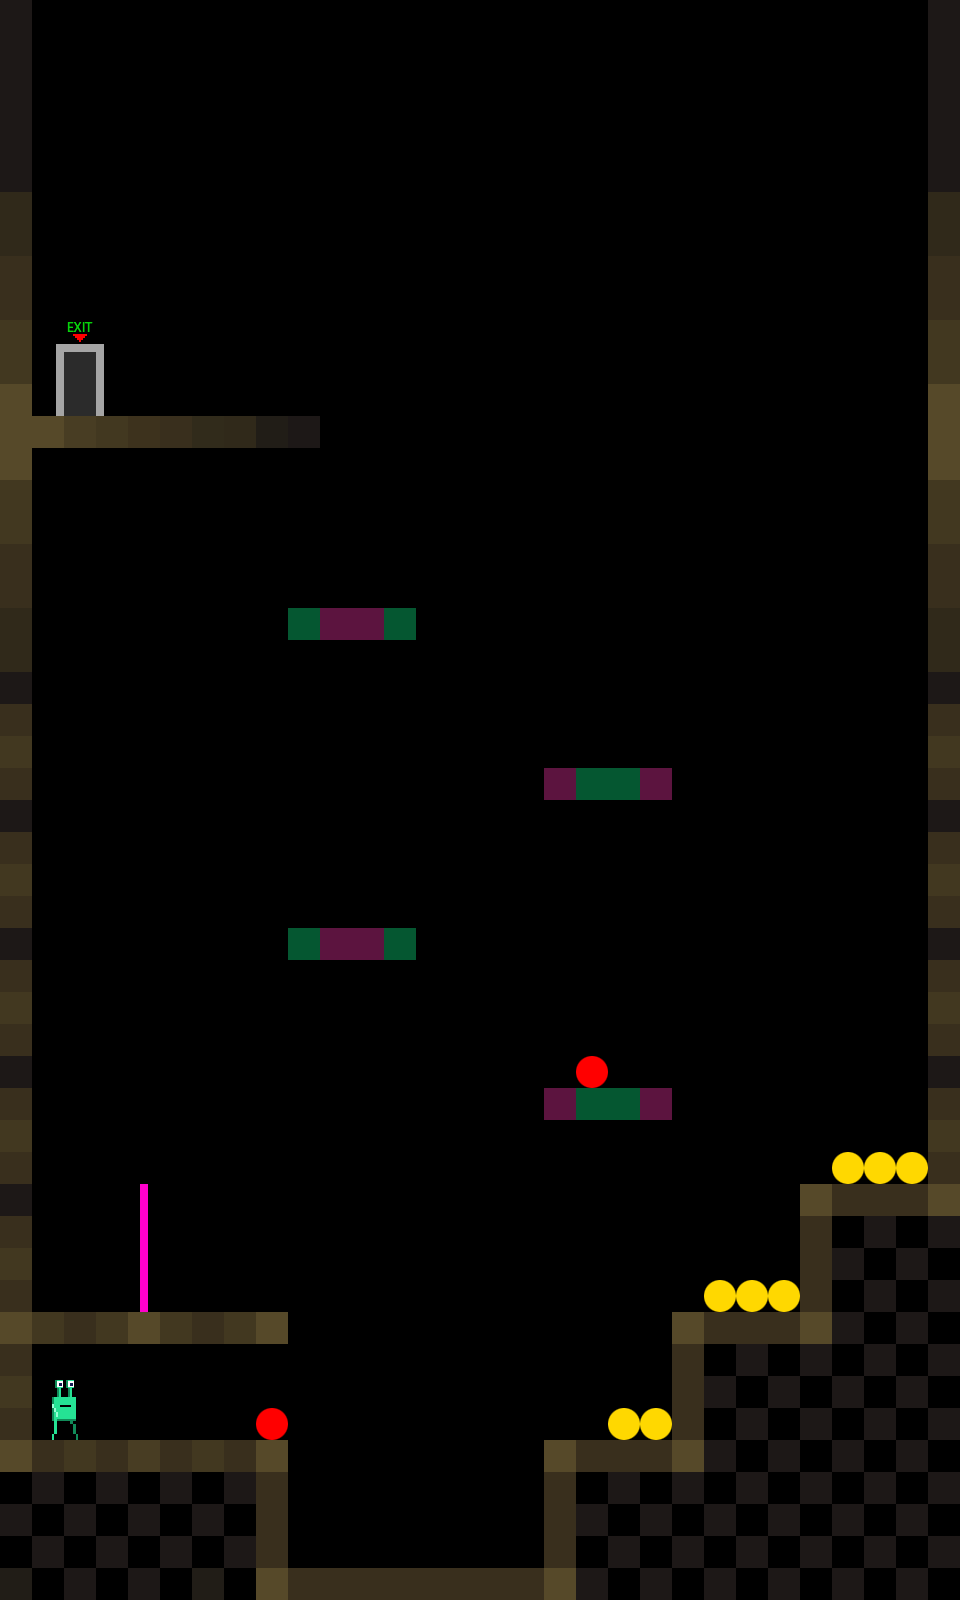

Below is a game level as drawn by its tile map, then a one-line description and the .tmx that defines it (tile-layer data replaced by summaries):
An orthogonal 30x50 tile map with 32x32 px tiles, 2 tile layers (Interior, Player), 1 hidden layer not drawn, 2 tilesets and 14 objects.

<map version="1.0" orientation="orthogonal" renderorder="right-down" width="30" height="50" tilewidth="32" tileheight="32" backgroundcolor="#000000" nextobjectid="15">
 <tileset firstgid="1" name="player" tilewidth="64" tileheight="64" tilecount="16">
  <image source="player.png" width="256" height="256" />
  <tile id="0">
   <properties>
    <property name="animate_air" value="0" />
    <property name="animate_left" value="8,9,10,11,12,13,14,15" />
    <property name="animate_right" value="0,1,2,3,4,5,6,7" />
    <property name="direction" value="RIGHT" />
    <property name="type" value="PLAYER" />
   </properties>
   <objectgroup draworder="index">
    <object id="0" x="15" y="0" width="34" height="64" />
   </objectgroup>
  </tile>
  <tile id="1">
   <objectgroup draworder="index" />
  </tile>
  <tile id="2">
   <objectgroup draworder="index" />
  </tile>
  <tile id="3">
   <objectgroup draworder="index" />
  </tile>
  <tile id="4">
   <objectgroup draworder="index" />
  </tile>
  <tile id="5">
   <objectgroup draworder="index" />
  </tile>
  <tile id="6">
   <objectgroup draworder="index" />
  </tile>
  <tile id="7">
   <objectgroup draworder="index" />
  </tile>
  <tile id="8">
   <objectgroup draworder="index" />
  </tile>
  <tile id="9">
   <objectgroup draworder="index" />
  </tile>
  <tile id="10">
   <objectgroup draworder="index" />
  </tile>
  <tile id="11">
   <objectgroup draworder="index" />
  </tile>
  <tile id="12">
   <objectgroup draworder="index" />
  </tile>
  <tile id="13">
   <objectgroup draworder="index" />
  </tile>
  <tile id="14">
   <objectgroup draworder="index" />
  </tile>
  <tile id="15">
   <objectgroup draworder="index" />
  </tile>
 </tileset>
 <tileset firstgid="17" name="tiles" tilewidth="32" tileheight="32" tilecount="128">
  <image source="tiles.png" width="512" height="256" />
  <tile id="0">
   <objectgroup draworder="index">
    <object id="0" x="0" y="0" width="32" height="32" />
   </objectgroup>
  </tile>
  <tile id="1">
   <objectgroup draworder="index">
    <object id="0" x="0" y="0" width="32" height="32" />
   </objectgroup>
  </tile>
  <tile id="2">
   <objectgroup draworder="index">
    <object id="0" x="0" y="0" width="32" height="32" />
   </objectgroup>
  </tile>
  <tile id="3">
   <objectgroup draworder="index">
    <object id="0" x="0" y="0" width="32" height="32" />
   </objectgroup>
  </tile>
  <tile id="4">
   <objectgroup draworder="index">
    <object id="0" x="0" y="0" width="32" height="32" />
   </objectgroup>
  </tile>
  <tile id="5">
   <objectgroup draworder="index">
    <object id="0" x="0" y="0" width="32" height="32" />
   </objectgroup>
  </tile>
  <tile id="6">
   <objectgroup draworder="index">
    <object id="0" x="0" y="0" width="32" height="32" />
   </objectgroup>
  </tile>
  <tile id="7">
   <objectgroup draworder="index">
    <object id="0" x="0" y="0" width="32" height="32" />
   </objectgroup>
  </tile>
  <tile id="8">
   <objectgroup draworder="index">
    <object id="0" x="0" y="0" width="32" height="32" />
   </objectgroup>
  </tile>
  <tile id="16">
   <properties>
    <property name="type" value="MOVING" />
   </properties>
   <objectgroup draworder="index">
    <object id="0" x="0" y="0" width="32" height="32" />
   </objectgroup>
  </tile>
  <tile id="17">
   <properties>
    <property name="type" value="MOVING" />
   </properties>
   <objectgroup draworder="index">
    <object id="0" x="0" y="0" width="32" height="32" />
   </objectgroup>
  </tile>
  <tile id="19">
   <objectgroup draworder="index">
    <object id="0" x="0" y="0" width="32" height="32" />
   </objectgroup>
  </tile>
  <tile id="25">
   <properties>
    <property name="type" value="ITEM" />
   </properties>
   <animation>
    <frame tileid="25" duration="100" />
    <frame tileid="26" duration="100" />
    <frame tileid="27" duration="100" />
    <frame tileid="28" duration="100" />
    <frame tileid="29" duration="100" />
    <frame tileid="28" duration="100" />
    <frame tileid="26" duration="100" />
   </animation>
  </tile>
  <tile id="32">
   <properties>
    <property name="type" value="PHYSICS" />
   </properties>
   <objectgroup draworder="index">
    <object id="0" x="0" y="0" width="32" height="32" />
   </objectgroup>
  </tile>
  <tile id="39">
   <properties>
    <property name="direction" value="RIGHT" />
    <property name="map_index" value="1" />
    <property name="type" value="PORTAL" />
   </properties>
  </tile>
  <tile id="64">
   <animation>
    <frame tileid="64" duration="100" />
    <frame tileid="65" duration="100" />
    <frame tileid="66" duration="100" />
    <frame tileid="65" duration="100" />
   </animation>
  </tile>
  <tile id="80">
   <properties>
    <property name="type" value="portal" />
   </properties>
  </tile>
  <tile id="81">
   <properties>
    <property name="type" value="portal" />
   </properties>
  </tile>
  <tile id="96">
   <properties>
    <property name="type" value="portal" />
   </properties>
  </tile>
  <tile id="97">
   <properties>
    <property name="type" value="portal" />
   </properties>
  </tile>
 </tileset>
 <imagelayer name="Background" visible="0">
  <image source="asteroids.png" />
 </imagelayer>
 <layer name="Interior" width="30" height="50">
  <data>[1500 cells, 248 non-empty, 22 distinct tile ids]</data>
 </layer>
 <layer name="Player" width="30" height="50">
  <data>[1500 cells, 1 non-empty, 1 distinct tile ids]</data>
 </layer>
</map>